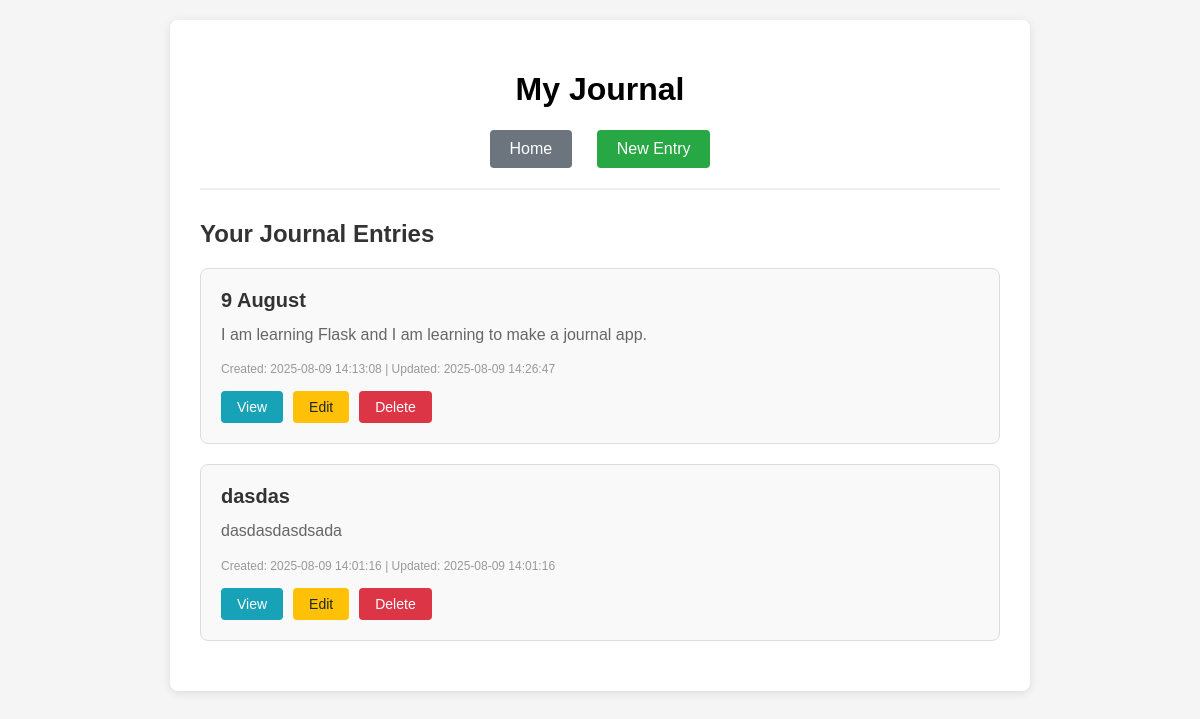
Page /journal (signed in) on the committed database.
### app.py (models this page shows, shortened)
class JournalEntry(db.Model):
    id = db.Column(db.Integer, primary_key=True)
    title = db.Column(db.String(100), nullable=False)
    content = db.Column(db.Text, nullable=False)
    created_at = db.Column(db.DateTime(), index=True, default=datetime.utcnow)
    updated_at = db.Column(db.DateTime(), index=True, default=datetime.utcnow, onupdate=datetime.utcnow)
    user_id = db.Column(db.Integer, db.ForeignKey('user.id'), nullable=False)

### app.py (the view)
@app.route('/journal')
@login_required
def journal():
    entries = current_user.journal_entries.order_by(JournalEntry.created_at.desc()).all()
    return render_template('journal.html', entries=entries)

### app.py (called while the page is built)
@login_manager.user_loader
def load_user(user_id):
    return User.query.get(int(user_id))

### templates/journal.html (shortened to what this page needs)
<!DOCTYPE html>
<html lang="en">
<head>
</head>
<body>
    <div class="container">
        <div class="header">
            <h1>My Journal</h1>
            <div class="nav-links">
                <a href="{{ url_for('index') }}" class="home-btn">Home</a>
                <a href="{{ url_for('new_journal_entry') }}" class="new-entry-btn">New Entry</a>
            </div>
        </div>
        <div class="entries-section">
            <h2 class="entries-title">Your Journal Entries</h2>
            {% if entries %}
                {% for entry in entries %}
                    <div class="entry-card">
                        <div class="entry-title">{{ entry.title }}</div>
                        <div class="entry-content">
                            {{ entry.content[:200] }}{% if entry.content|length > 200 %}...{% endif %}
                        </div>
                        <div class="entry-meta">
                            Created: {{ entry.created_at.strftime('%Y-%m-%d %H:%M:%S') }}
                            {% if entry.updated_at != entry.created_at %}
                                | Updated: {{ entry.updated_at.strftime('%Y-%m-%d %H:%M:%S') }}
                            {% endif %}
                        </div>
                        <div class="entry-actions">
                            <a href="{{ url_for('view_journal_entry', entry_id=entry.id) }}" class="btn btn-view">View</a>
                            <a href="{{ url_for('edit_journal_entry', entry_id=entry.id) }}" class="btn btn-edit">Edit</a>
                            <form method="POST" action="{{ url_for('delete_journal_entry', entry_id=entry.id) }}" style="display: inline;">
                                <button type="submit" class="btn btn-delete" onclick="return confirm('Are you sure you want to delete this entry?')">Delete</button>
                            </form>
                        </div>
                    </div>
                {% endfor %}
            {% else %}
                <div class="no-entries">
                    <p>You haven't written any journal entries yet.</p>
                    <p>Click "New Entry" to start writing!</p>
                </div>
            {% endif %}
        </div>
    </div>
</body>
</html>

### templates/journal.html (style rules this page uses)
body { font-family: Arial, sans-serif; margin: 0; padding: 20px; background-color: #f5f5f5; }
.container { max-width: 800px; margin: 0 auto; background: white; padding: 30px; border-radius: 8px; box-shadow: 0 2px 10px rgba(0,0,0,0.1); }
.header { text-align: center; margin-bottom: 30px; padding-bottom: 20px; border-bottom: 2px solid #eee; }
.nav-links { margin-top: 20px; }
.nav-links a { display: inline-block; margin: 0 10px; padding: 10px 20px; background-color: #007bff; color: white; text-decoration: none; border-radius: 4px; transition: background-color 0.3s; }
.new-entry-btn { background-color: #28a745 !important; }
.home-btn { background-color: #6c757d !important; }
.entries-section { margin-top: 30px; }
.entries-title { font-size: 24px; color: #333; margin-bottom: 20px; }
.entry-card { border: 1px solid #ddd; border-radius: 8px; padding: 20px; margin-bottom: 20px; background-color: #f9f9f9; transition: box-shadow 0.3s; }
.entry-title { font-size: 20px; color: #333; margin-bottom: 10px; font-weight: bold; }
.entry-content { color: #666; margin-bottom: 15px; line-height: 1.6; }
.entry-meta { font-size: 12px; color: #999; margin-bottom: 15px; }
.entry-actions { display: flex; gap: 10px; }
.btn { padding: 8px 16px; border: none; border-radius: 4px; text-decoration: none; color: white; font-size: 14px; cursor: pointer; transition: background-color 0.3s; }
.btn-view { background-color: #17a2b8; }
.btn-edit { background-color: #ffc107; color: #212529; }
.btn-delete { background-color: #dc3545; }

### rows in the picture
JournalEntry: title "9 August", content "I am learning Flask and I am learning to make a journal app.", created_at "2025-08-09 14:13:08", updated_at "2025-08-09 14:26:47"
JournalEntry: title "dasdas", content "dasdasdasdsada", created_at "2025-08-09 14:01:16", updated_at "2025-08-09 14:01:16"
